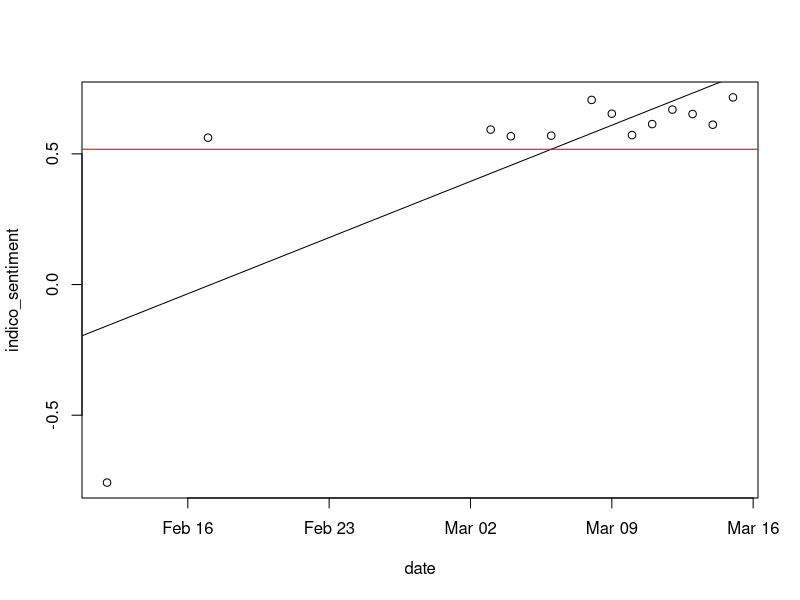
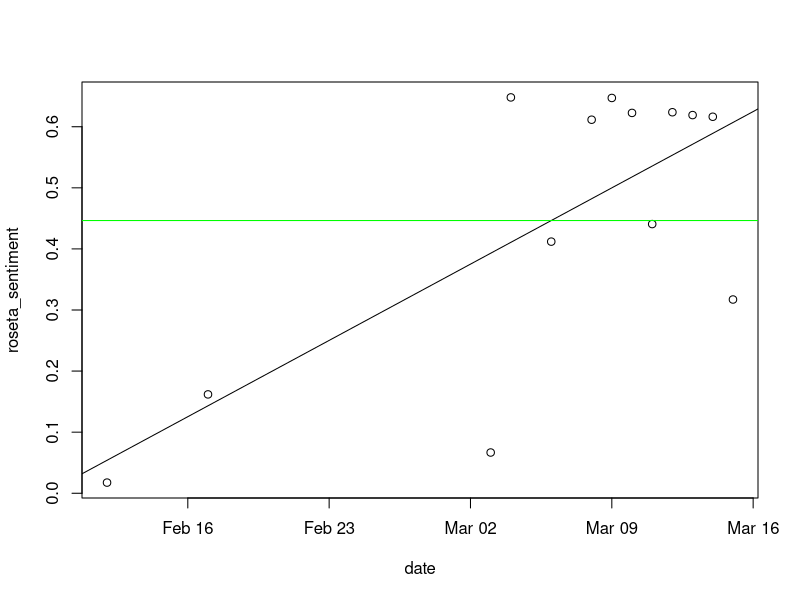
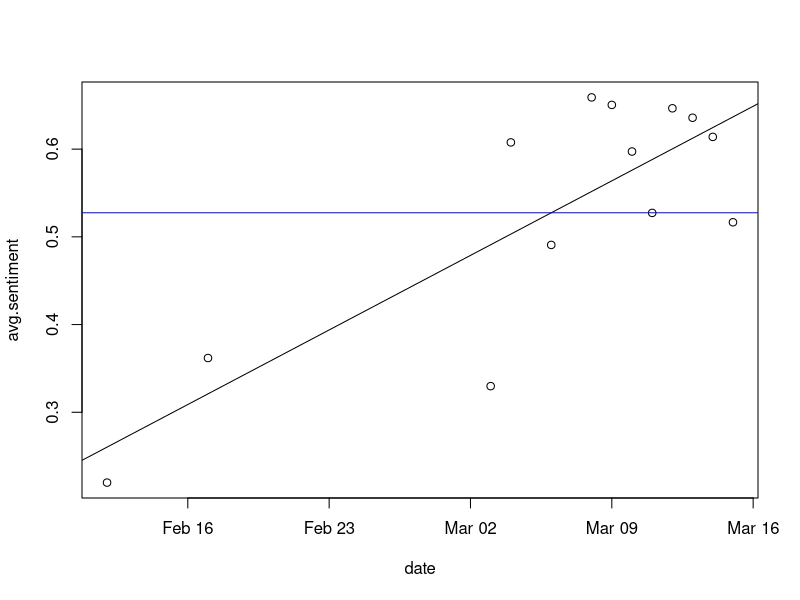

Reproduce these figures in R, in order.
## ---- chunk 1
#setwd("~/MyDigilife/Labs/Hackathons/MIT-BigData-Hackathon")

d <- read.csv('output/results.csv')
d$date <- as.Date(d$date)
d$avg.sentiment <- (d$indico_sentiment + d$roseta_sentiment) / 2

str(d)
## ---- chunk 2
sentiment.avg <- aggregate(avg.sentiment ~ date, data = d, FUN = mean) 
sentiment.indico <- aggregate(indico_sentiment ~ date, data = d, FUN = mean) 
sentiment.roseta <- aggregate(roseta_sentiment ~ date, data = d, FUN = mean) 


## ---- chunk 3
plot(sentiment.indico)
abline(lm(indico_sentiment ~ date, data=sentiment.indico) )
av = mean(sentiment.indico$indico_sentiment)
abline(h=av, col="red")
## ---- chunk 4
plot(sentiment.roseta)
abline(lm(roseta_sentiment ~ date, data=sentiment.roseta) )
av = mean(sentiment.roseta$roseta_sentiment)
abline(h=av, col="green")
## ---- chunk 5
plot(sentiment.avg)
abline(lm(avg.sentiment ~ date, data=sentiment.avg) )
av = mean(sentiment.avg$avg.sentiment)
abline(h=av, col="blue")
